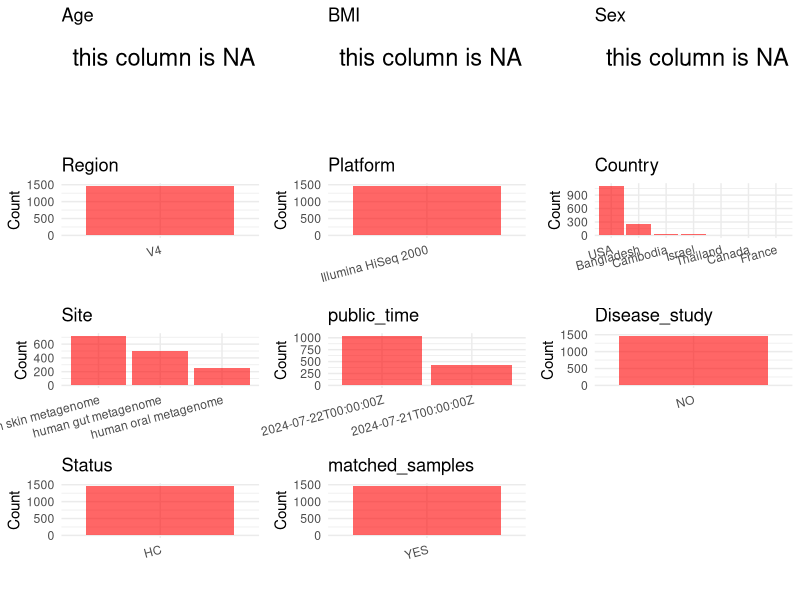

This figure's R source: (Note: this script raises an error after producing the figure.)
## ---- chunk 1
# Load necessary libraries
library(dplyr)
library(ggplot2)
library(cowplot)

# Set working directory (update this path to your local directory)
setwd("D:/oral_project/PRJEB69530")

# Read the initial metadata files
initial_meta<-read.csv("SraRunTable.csv",header = T)

# Combine the two metadata files
#meta <- rbind(initial_meta, initial_meta1)

#Remove entries non-oral samples
#initial_meta <- subset(initial_meta,isolate %in% c("saliva","tongue coat"))

# Check the number of samples containing "HT" in Sample.Name (e.g., healthy controls)
#nrow(subset(meta, grepl("HT", Sample.Name)))

# Display the first few rows of the metadata
head(initial_meta)
## ---- chunk 2
# Create a uniform metadata dataframe
metadata <- data.frame(
  BioProject = initial_meta$BioProject,
  Run = initial_meta$Run,
  sample_name = initial_meta$anonymized_name,
  Age = NA,
  BMI = NA,
  Sex = NA,
  Region = initial_meta$target_subfragment..exp.,
  Platform = initial_meta$Instrument,
  Country = initial_meta$COUNTRY,
  Site = initial_meta$Organism,
  public_time = initial_meta$ReleaseDate,
  PCR_primers = initial_meta$pcr_primers..exp.,
  stringsAsFactors = FALSE
)
## ---- chunk 3
# Add information obtained from the publication
metadata$title <- "Ecological relationships between human gut bacteria predicted from analysis of dense microbiome time series data from US travelers in Bangladesh"
metadata$Disease_study <- "NO"
# Assign disease status based on sample_name patterns
metadata$Status <- "HC"

#get subjects id with Saliva available
keep_subjects<-subset(metadata,Site %in% "human oral metagenome")
#remove subjects without Saliva samples
metadata<-subset(metadata,sample_name %in% keep_subjects$sample_name)
#get subjects sampling counts
sample_counts <- table(metadata$sample_name)
# Create matched_samples column, any subjects have >=2 samples will be label "YES", otherwise "NO"
metadata$matched_samples <- ifelse(metadata$sample_name %in% names(sample_counts[sample_counts >= 2]), "YES", "NO")
## ---- chunk 4
# Check the number of unique runs and sample names
print(paste("Number of unique runs:", length(unique(metadata$Run))))
print(paste("Number of unique sample names:", length(unique(metadata$sample_name))))
## ---- chunk 5
# Select columns for visualization
plot_data <- metadata %>%
  select(-BioProject, -Run, -sample_name, -title)

# Function to create simple plots for each column
create_simple_plots <- function(data) {
  plots <- list()
  
  for (col in colnames(data)) {
    # Check if the column is all NA
    if (all(is.na(data[[col]]))) {
      # Create an empty plot with text indicating all NA
      p <- ggplot() +
        annotate("text", x = 0.5, y = 0.5, label = "this column is NA", size = 6) +
        labs(title = col) +
        theme_void()
    } else if (is.numeric(data[[col]])) {
      # Numeric variable: histogram
      p <- ggplot(data, aes(x = .data[[col]])) +
        geom_histogram(fill = "blue", alpha = 0.6, bins = 20, na.rm = TRUE) +
        labs(title = col) +
        theme_minimal()
    } else {
      # Categorical variable: bar plot (remove NA values)
      count_data <- as.data.frame(table(data[[col]], useNA = "ifany"))
      p <- ggplot(count_data, aes(x = reorder(Var1, -Freq), y = Freq)) +
        geom_col(fill = "red", alpha = 0.6) +
        labs(title = col, x = NULL, y = "Count") +
        theme_minimal() +
        theme(axis.text.x = element_text(angle = 15, hjust = 1))
    }
    plots[[col]] <- p
  }
  
  return(plots)
}

# Generate and arrange plots
plots <- create_simple_plots(plot_data)
p<-plot_grid(plots$Age, 
          plots$BMI, 
          plots$Sex, 
          plots$Region, 
          plots$Platform, 
          plots$Country, 
          plots$Site,
          plots$public_time, 
          plots$Disease_study,
          plots$Status,
          plots$matched_samples,# add 
          ncol = 3, align = "hv", axis = "lb")
ggsave("Metadata_Summary.png", plot = p, width = 8, height = 6, dpi = 150)
## ---- chunk 6
knitr::include_graphics("Metadata_Summary.png")
## ---- chunk 7
# Reorder columns to match the desired format
metadata <- metadata[, c(
  "BioProject", "Run", "sample_name", "Age", "BMI", "Sex", 
  "Region", "Platform", "Country", "Site", "public_time", 
  "PCR_primers", "title", "Disease_study", "Status","matched_samples"
)]

# Export the uniform metadata to a CSV file
write.csv(metadata, file = "metadata.csv", quote = FALSE)
head(metadata)
